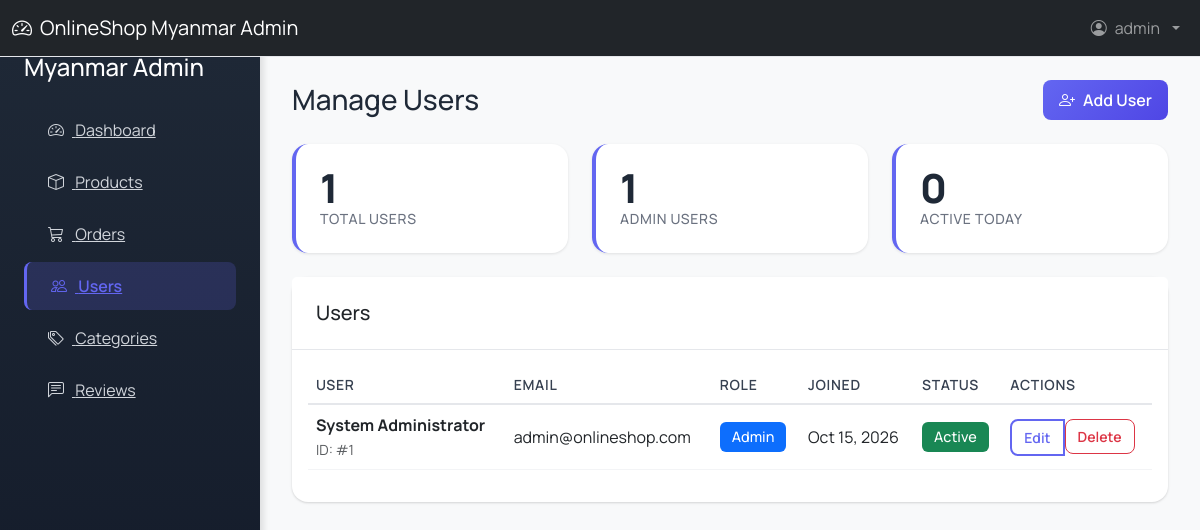
/admin_users.php (signed in), run on the app's committed database.
### tables this page shows
CREATE TABLE users (
    user_id INT AUTO_INCREMENT PRIMARY KEY,
    username VARCHAR(50) UNIQUE NOT NULL,
    email VARCHAR(100) UNIQUE NOT NULL,
    password_hash VARCHAR(255) NOT NULL,
    password VARCHAR(255) GENERATED ALWAYS AS (password_hash) VIRTUAL,
    full_name VARCHAR(100),
    phone VARCHAR(20),
    address TEXT,
    role ENUM('customer', 'admin') DEFAULT 'customer',
    is_active TINYINT(1) DEFAULT 1,
    email_verified TINYINT(1) DEFAULT 0,
    last_login DATETIME NULL,
    created_at TIMESTAMP DEFAULT CURRENT_TIMESTAMP,
    updated_at TIMESTAMP DEFAULT CURRENT_TIMESTAMP ON UPDATE CURRENT_TIMESTAMP
);

### includes/Database.php (called while the page is built, shortened)
<?php
class Database {
    private $host;
    private $db_name;
    private $username;
    private $password;
    private $charset;
    public $conn;
    public function __construct() {
        $this->host = DB_HOST;
        $this->db_name = DB_NAME;
        $this->username = DB_USER;
        $this->password = DB_PASS;
        $this->charset = 'utf8mb4';
    }
    public function connect() {
        try {
            $dsn = "mysql:host={$this->host};dbname={$this->db_name};charset={$this->charset}";
            $options = [
                PDO::ATTR_ERRMODE => PDO::ERRMODE_EXCEPTION,
                PDO::ATTR_DEFAULT_FETCH_MODE => PDO::FETCH_ASSOC,
                PDO::ATTR_EMULATE_PREPARES => false,
                PDO::ATTR_PERSISTENT => true
            ];
            $this->conn = new PDO($dsn, $this->username, $this->password, $options);
            return $this->conn;
        } catch(PDOException $e) {
            error_log("Database Connection Error: " . $e->getMessage());
            throw new Exception("Database connection failed. Please check your configuration.");
        }
    }
    public function query($sql, $params = []) {
        try {
            $stmt = $this->conn->prepare($sql);
            $stmt->execute($params);
            return $stmt;
        } catch(PDOException $e) {
            error_log("Query Error: " . $e->getMessage() . " SQL: " . $sql);
            throw new Exception("Database query failed: " . $e->getMessage());
        }
    }
    public function fetchAll($sql, $params = []) {
        $stmt = $this->query($sql, $params);
        return $stmt ? $stmt->fetchAll() : [];
    }
    public function fetchOne($sql, $params = []) {
        $stmt = $this->query($sql, $params);
        return $stmt ? $stmt->fetch() : null;
    }
    public function close() {
        $this->conn = null;
    }
}
?>

### admin_users.php (the view, shortened to what this page needs)
<?php
require_once __DIR__ . '/includes/Database.php';
$db = new Database();
$users = $db->fetchAll("SELECT user_id, username, email, full_name, role, created_at, is_active FROM users ORDER BY created_at DESC");
$total_users = $db->fetchOne("SELECT COUNT(*) as count FROM users")['count'];
$admin_users = $db->fetchOne("SELECT COUNT(*) as count FROM users WHERE role = 'admin'")['count'];
$active_today = 0;
include_once __DIR__ . '/includes/admin_header.php';
?>
<div class="admin-sidebar">
    <div class="p-4">
        <h4 class="text-white mb-4"><?php echo SITE_NAME; ?> Admin</h4>
        <nav class="admin-nav">
            <a href="admin.php" class="admin-nav-link">
                <i class="bi bi-speedometer2 me-2"></i> Dashboard
            </a>
            <a href="admin_products.php" class="admin-nav-link">
                <i class="bi bi-box me-2"></i> Products
            </a>
            <a href="admin_orders.php" class="admin-nav-link">
                <i class="bi bi-cart3 me-2"></i> Orders
            </a>
            <a href="admin_users.php" class="admin-nav-link active">
                <i class="bi bi-people me-2"></i> Users
            </a>
            <a href="admin_categories.php" class="admin-nav-link">
                <i class="bi bi-tags me-2"></i> Categories
            </a>
            <a href="admin_reviews.php" class="admin-nav-link">
                <i class="bi bi-chat-left-text me-2"></i> Reviews
            </a>
        </nav>
    </div>
</div>
<div class="admin-main">
    <div class="d-flex justify-content-between align-items-center mb-4">
        <h1 class="h3 mb-0">Manage Users</h1>
        <div>
            <button class="btn btn-primary" data-bs-toggle="modal" data-bs-target="#addUserModal">
                <i class="bi bi-person-plus me-2"></i>Add User
            </button>
        </div>
    </div>
    <div class="row mb-4">
        <div class="col-md-4">
            <div class="stat-card">
                <div class="stat-number"><?php echo $total_users; ?></div>
                <div class="stat-label">Total Users</div>
            </div>
        </div>
        <div class="col-md-4">
            <div class="stat-card">
                <div class="stat-number"><?php echo $admin_users; ?></div>
                <div class="stat-label">Admin Users</div>
            </div>
        </div>
        <div class="col-md-4">
            <div class="stat-card">
                <div class="stat-number"><?php echo $active_today; ?></div>
                <div class="stat-label">Active Today</div>
            </div>
        </div>
    </div>
    <div class="card">
        <div class="card-header bg-white">
            <h5 class="card-title mb-0">Users</h5>
        </div>
        <div class="card-body">
            <div class="table-responsive">
                <table class="table table-hover">
                    <thead>
                        <tr>
                            <th>User</th>
                            <th>Email</th>
                            <th>Role</th>
                            <th>Joined</th>
                            <th>Status</th>
                            <th>Actions</th>
                        </tr>
                    </thead>
                    <tbody>
                        <?php if (empty($users)): ?>
                        <tr>
                            <td colspan="6" class="text-center">No users found.</td>
                        </tr>
                        <?php else: ?>
                        <?php foreach ($users as $user): ?>
                        <tr>
                            <td>
                                <div class="d-flex align-items-center">
                                    <div>
                                        <div class="fw-bold"><?php echo htmlspecialchars($user['full_name'] ?: $user['username']); ?></div>
                                        <small class="text-muted">ID: #<?php echo $user['user_id']; ?></small>
                                    </div>
                                </div>
                            </td>
                            <td><?php echo htmlspecialchars($user['email']); ?></td>
                            <td>
                                <span class="badge bg-<?php echo $user['role'] === 'admin' ? 'primary' : 'info'; ?>">
                                    <?php echo ucfirst($user['role']); ?>
                                </span>
                            </td>
                            <td><?php echo date('M d, Y', strtotime($user['created_at'])); ?></td>
                            <td>
                                <span class="badge bg-<?php echo $user['is_active'] ? 'success' : 'secondary'; ?>">
                                    <?php echo $user['is_active'] ? 'Active' : 'Inactive'; ?>
                                </span>
                            </td>
                            <td>
                                <div class="btn-group">
                                    <button class="btn btn-sm btn-outline-primary edit-user-btn"
                                            data-bs-toggle="modal"
                                            data-bs-target="#editUserModal"
                                            data-user-id="<?php echo $user['user_id']; ?>"
                                            data-full-name="<?php echo htmlspecialchars($user['full_name'], ENT_QUOTES, 'UTF-8'); ?>"
                                            data-email="<?php echo htmlspecialchars($user['email'], ENT_QUOTES, 'UTF-8'); ?>"
                                            data-role="<?php echo $user['role']; ?>"
                                            data-is-active="<?php echo $user['is_active']; ?>">
                                        Edit
                                    </button>
                                    <form method="POST" style="display: inline;" onsubmit="return confirm('Are you sure you want to delete this user?');">
                                        <button type="submit" class="btn btn-sm btn-outline-danger">
                                            Delete
                                        </button>
                                    </form>
                                </div>
                            </td>
                        </tr>
                        <?php endforeach; ?>
                        <?php endif; ?>
                    </tbody>
                </table>
            </div>
        </div>
    </div>
</div>
<?php include_once __DIR__ . '/includes/admin_footer.php'; ?>

### assets/css/style.css (style rules this page uses)
body { font-family: 'Manrope', sans-serif; background-color: #f6f4f1; color: #1f2937; }
.card { box-shadow: 0 0.125rem 0.25rem rgba(0, 0, 0, 0.075); transition: transform 0.3s ease; }
.badge { font-size: 0.9em; }
.card { border: none; border-radius: 1rem; box-shadow: 0 1px 3px rgba(0,0,0,0.1), 0 1px 2px rgba(0,0,0,0.06); transition: all 0.3s cubic-bezier(0.4, 0, 0.2, 1); }
.btn { border-radius: 0.5rem; font-weight: 600; transition: all 0.2s; }
.btn-primary { background: linear-gradient(135deg, #6366f1 0%, #4f46e5 100%); border: none; }
.btn-outline-primary { border: 2px solid #6366f1; color: #6366f1; }
.admin-sidebar { background: #111827; min-height: 100vh; position: fixed; left: 0; top: 0; width: 260px; z-index: 1000; transition: transform 0.3s ease; }
.admin-main { margin-left: 260px; padding: 2rem; }
.stat-card { background: white; border-radius: 1rem; padding: 1.5rem; border-left: 4px solid #6366f1; box-shadow: 0 1px 3px rgba(0,0,0,0.1); transition: all 0.3s; }
.stat-number { font-size: 2.5rem; font-weight: 800; color: #1f2937; }
.stat-label { color: #6b7280; font-weight: 500; }
.admin-nav-link { color: #d1d5db; padding: 0.75rem 1.5rem; display: block; border-radius: 0.5rem; transition: all 0.2s; }
.admin-nav-link.active { background: #1f2937; color: #6366f1; font-weight: 600; }
.admin-main { padding-top: 5rem !important; }
.admin-sidebar { background: linear-gradient(180deg, #1f2937 0%, #111827 100%); box-shadow: 4px 0 6px rgba(0,0,0,0.1); }
.admin-nav-link { color: #d1d5db; padding: 0.75rem 1.5rem; display: block; border-radius: 0.5rem; transition: all 0.3s cubic-bezier(0.4, 0, 0.2, 1); margin-bottom: 0.25rem; }
.admin-nav-link.active { background: rgba(99, 102, 241, 0.2); color: #6366f1; font-weight: 600; border-left: 3px solid #6366f1; }
.stat-card { background: white; border-radius: 1rem; padding: 1.5rem; border-left: 4px solid #6366f1; box-shadow: 0 1px 3px rgba(0,0,0,0.1); transition: all 0.3s cubic-bezier(0.4, 0, 0.2, 1); }
.stat-number { font-size: 2.5rem; font-weight: 800; color: #1f2937; line-height: 1; }
.stat-label { color: #6b7280; font-weight: 500; text-transform: uppercase; font-size: 0.875rem; letter-spacing: 0.05em; }
.table th { font-weight: 600; color: #374151; border-bottom: 2px solid #e5e7eb; text-transform: uppercase; font-size: 0.875rem; letter-spacing: 0.05em; }
.table td { vertical-align: middle; border-bottom: 1px solid #f3f4f6; }
.btn { border-radius: 0.5rem; font-weight: 600; transition: all 0.2s; padding: 0.5rem 1rem; }
.btn-sm { padding: 0.375rem 0.75rem; font-size: 0.875rem; }
.badge { font-weight: 500; padding: 0.5rem 0.75rem; border-radius: 0.375rem; }
.card-header { background: white; border-bottom: 1px solid #e5e7eb; padding: 1.5rem; }

### data on the page
users: full_name "System Administrator", user_id "1", email "admin@onlineshop.com", role "Admin", created_at "Oct 15, 2026", is_active "Active"

### other printed values
SITE_NAME "OnlineShop Myanmar"
$_SESSION['username'] "admin"
$total_users "1"
$admin_users "1"
$active_today "0"
